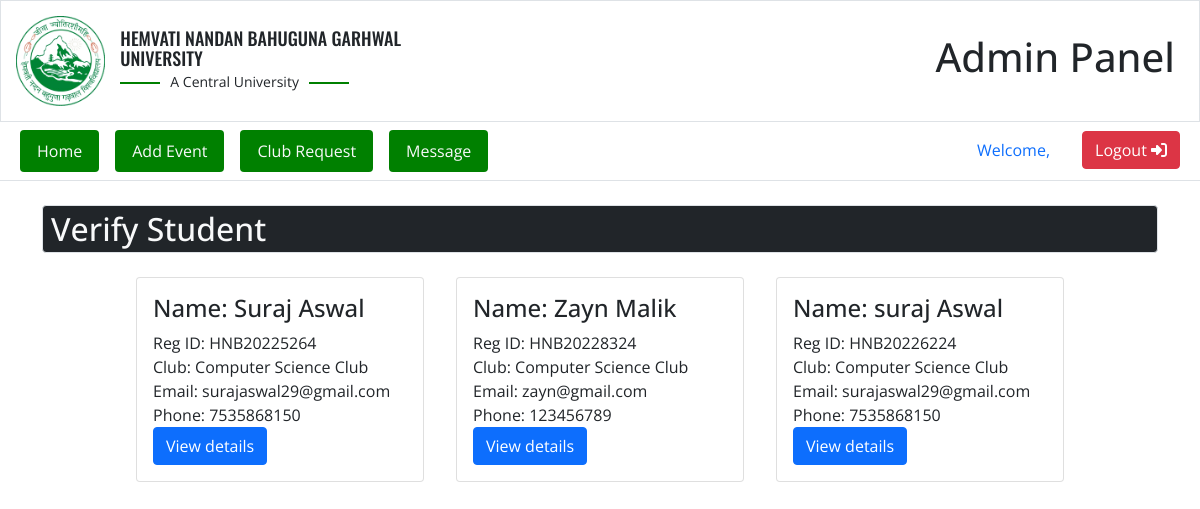
The page /admin/add-student.php on the database as committed earlier.
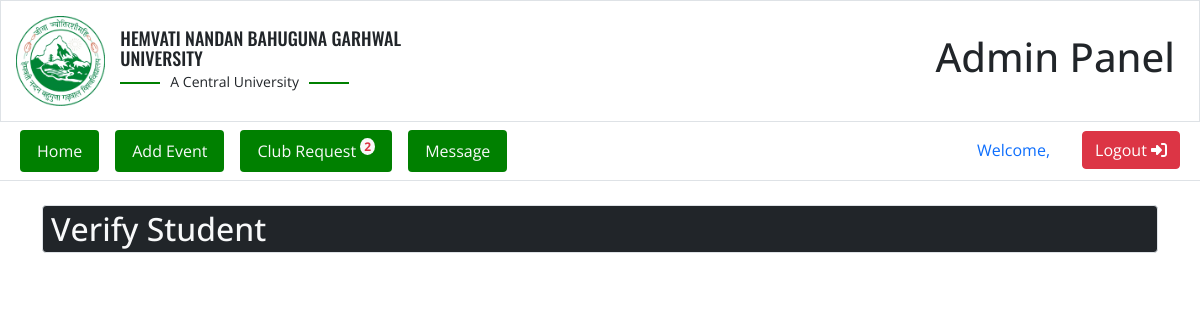
The same page on the database as committed later.
### tables this page shows
CREATE TABLE `users` (
  `id` int(11) NOT NULL,
  `reg_id` varchar(100) NOT NULL,
  `firstname` varchar(100) NOT NULL,
  `lastname` varchar(100) NOT NULL,
  `email` varchar(100) NOT NULL,
  `phone` varchar(100) NOT NULL,
  `department` varchar(100) NOT NULL,
  `year` int(100) NOT NULL,
  `semester` int(100) NOT NULL,
  `council` varchar(100) NOT NULL,
  `club` varchar(100) NOT NULL,
  `social` varchar(100) DEFAULT NULL,
  `aoi` varchar(100) DEFAULT NULL,
  `role` varchar(100) NOT NULL,
  `id_card` varchar(100) NOT NULL,
  `password` varchar(100) NOT NULL,
  `verified` int(1) NOT NULL,
  `date` date NOT NULL DEFAULT current_timestamp()
);

### admin/add-student.php (the view)
<?php
    include "master-file.php";
    include "admin-header.php"
?>
<div class="container">
    <div class="row mt-4">
        <div class="col-md-12">
            <h2 class="bg-dark border rounded text-light px-2 py-1">Verify Student</h2>
        </div>
    </div>
    <div class="row">
        <div class="col-md-12 pr-center">
            <?php
            $sql_qr = "SELECT * FROM `users` WHERE verified = '0'";
            $output_qr = mysqli_query($conn,$sql_qr);
            if(mysqli_num_rows($output_qr)>0){
                while($data = mysqli_fetch_assoc($output_qr)){
            ?>
            <div class="card custom-card m-3">
                <div class="card-body">
                    <h4 class="card-title">Name: <?php echo $data['firstname'].' '.$data['lastname'] ?></h4>
                    <p class="card-text">Reg ID: <?php echo $data['reg_id']; ?></p>
                    <p class="card-text">Club: <?php echo $data['club']; ?></p>
                    <p class="card-text">Email: <?php echo $data['email']; ?></p>
                    <p class="card-text">Phone: <?php echo $data['phone']; ?></p>
                    <a href="student-add-view.php?reg_id=<?php echo $data['reg_id']; ?>" class="btn btn-primary">View details</a>
                </div>
            </div>
            <?php
                }
            }
            ?>
        </div>
    </div>
</div>

### admin/admin-header.php (shortened to what this page needs)
<div class="container-fluid">
    <div class="row border">
        <div class="col-md-5 hnbgu-logo pr-center">
              <div class="logo">
                <img
                  src="../images/HNBG-new-logo.png"
                  alt="HNBGU Logo"
                  class="img-fluid"
                />
              </div>
              <div class="brand">
                <h1>HEMVATI NANDAN BAHUGUNA GARHWAL UNIVERSITY</h1>
                <span>A Central University</span>
              </div>
        </div>
        <div class="col-md-7 pr-center-1 px-4">
            <h1>Admin Panel</h1>
        </div>
    </div>
    <div class="row border-bottom py-2">
        <div class="col-md-8">
            <nav class="nav nav-color-bg">
                <a class="nav-link btn mx-2 text-light" href="main.php">Home</a>
                <a class="nav-link btn mx-2 text-light" href="event-add.php">Add Event</a>
                <?php
                    $club_notification = "SELECT * FROM club_info WHERE verify = 0";
                    $club_notification_query = mysqli_query($conn,$club_notification);
                    $count_club_notification = mysqli_num_rows($club_notification_query);
                ?>
                <a class="nav-link btn mx-2 text-light" href="add-clubs.php">Club Request
                    <?php
                    if($count_club_notification>0){
                        echo "<sup class='text-danger fw-bold bg-light px-1 rounded-circle'>".$count_club_notification."</sup>";
                    }
                    ?>
                </a>
                <a class="nav-link btn mx-2 text-light" href="message.php">Message</a>
            </nav>
        </div>
        <div class="col-md-4">
            <div class="nav pr-center-1">
            <a class="mx-2 nav-link">Welcome, <?php echo $_SESSION['setusername'] ?></a>
            <a class="mx-2 btn btn-danger" href="logout.php">Logout <i class="fa-solid fa-right-to-bracket"></i></a>
            </div>
        </div>
    </div>
</div>

Rows that differ between the two databases and show on the page:
removed users: firstname "Suraj", lastname "Aswal", reg "HNB20225264", club "Computer Science Club", email "surajaswal29@gmail.com", phone "7535868150"
removed users: firstname "Zayn", lastname "Malik", reg "HNB20228324", club "Computer Science Club", email "zayn@gmail.com", phone "123456789"
removed users: firstname "suraj", lastname "Aswal", reg "HNB20226224", club "Computer Science Club", email "surajaswal29@gmail.com", phone "7535868150"
Other text that changed with them:
$count_club_notification: (not shown) → "2"
